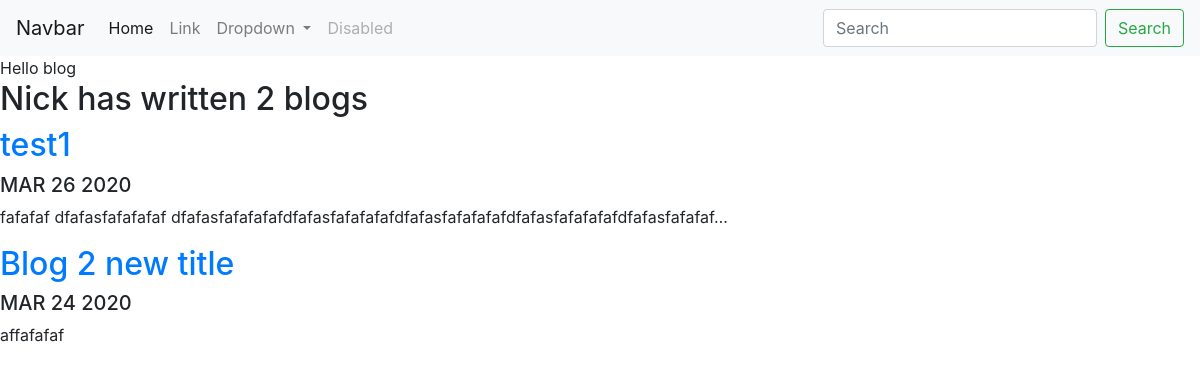
Screenshot of /blog/ with the database file from the repository.
### blog/models.py (models this page shows, shortened)
class Blog(models.Model):
    title = models.CharField(max_length=200)
    description = models.TextField()
    date = models.DateField()

### blog/views.py (the view)
# urls.py: path('', views.all_blogs, name='all_blogs'),
def all_blogs(request):
    blogs = Blog.objects.order_by('-date')[:5]
    return render(request,'blog/all_blogs.html', {'blogs':blogs})

### blog/templates/blog/all_blogs.html
{% extends 'portfolio/base.html' %}
{% block content%}
Hello blog
<h2>Nick has written {{ blogs.count }} blog{{ blogs.count | pluralize }}</h2>
{% for blog in blogs%}
<a href="{% url 'blog:detail' blog.id%}"><h2>{{ blog.title }}</h2></a>
<h5>{{ blog.date | date:'M d Y '| upper}}</h5>
<p>{{ blog.description | striptags | truncatechars:100}}</p>
{% endfor %}
{%endblock%}

### rows the page displays
Blog: title "test1", date "MAR 26 2020", description "fafafaf dfafasfafafafaf dfafasfafafafafdfafasfafafafafdfafasfafafafafdfafasfafafafafdfafasfafafaf…"
Blog: title "Blog 2 new title", date "MAR 24 2020", description "affafafaf"

### other values shown
{{ blogs.count }} "2"
{{ blogs.count | pluralize }} "s"
